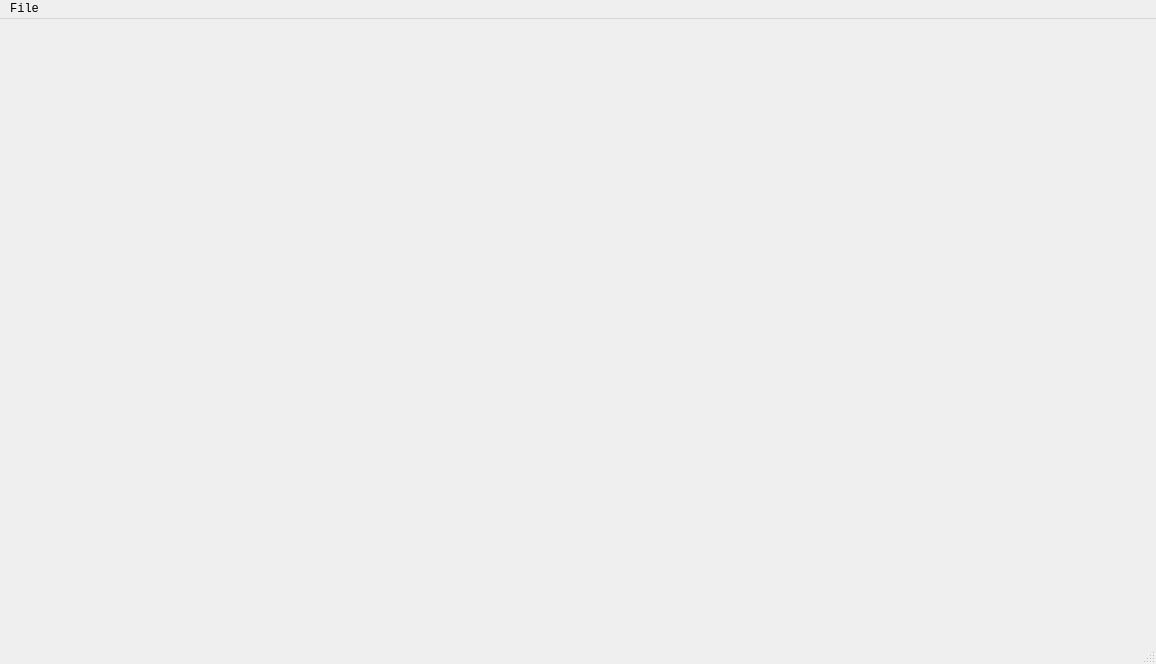
<?xml version="1.0" encoding="UTF-8"?>
<ui version="4.0">
 <class>MainWindow</class>
 <widget class="QMainWindow" name="MainWindow">
  <property name="geometry">
   <rect>
    <x>0</x>
    <y>0</y>
    <width>1156</width>
    <height>664</height>
   </rect>
  </property>
  <property name="font">
   <font>
    <family>Monospace</family>
   </font>
  </property>
  <property name="windowTitle">
   <string>ChemicalBurtette</string>
  </property>
  <widget class="QWidget" name="centralWidget"/>
  <widget class="QMenuBar" name="menuBar">
   <property name="geometry">
    <rect>
     <x>0</x>
     <y>0</y>
     <width>1156</width>
     <height>20</height>
    </rect>
   </property>
   <widget class="QMenu" name="menuFile">
    <property name="title">
     <string>File</string>
    </property>
   </widget>
   <addaction name="menuFile"/>
  </widget>
  <widget class="QStatusBar" name="statusBar"/>
 </widget>
 <layoutdefault spacing="6" margin="11"/>
 <resources/>
 <connections/>
</ui>
